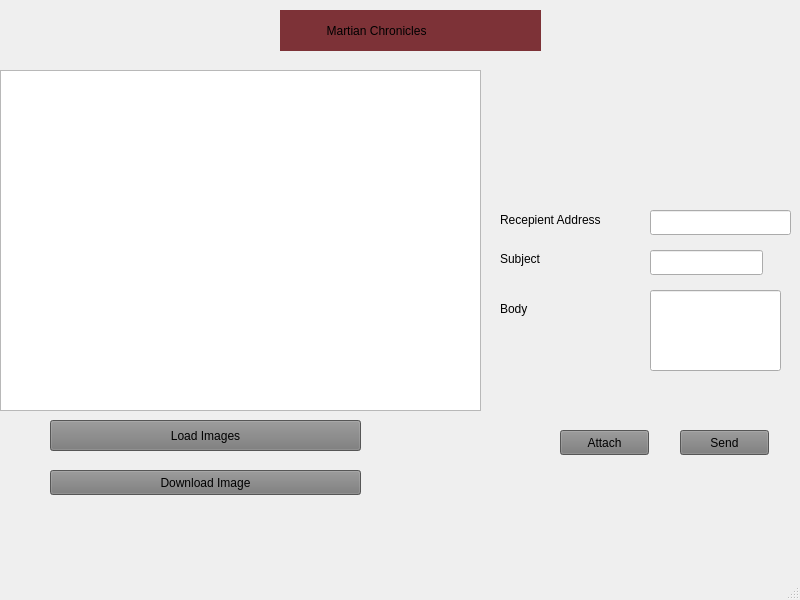
<?xml version="1.0" encoding="UTF-8"?>
<ui version="4.0">
 <class>MainWindow</class>
 <widget class="QMainWindow" name="MainWindow">
  <property name="geometry">
   <rect>
    <x>0</x>
    <y>0</y>
    <width>800</width>
    <height>600</height>
   </rect>
  </property>
  <property name="windowTitle">
   <string>MainWindow</string>
  </property>
  <property name="styleSheet">
   <string notr="true">QPushButton{
background-color:rgb(120,120,120);
}</string>
  </property>
  <widget class="QWidget" name="centralwidget">
   <widget class="QLabel" name="label">
    <property name="geometry">
     <rect>
      <x>280</x>
      <y>10</y>
      <width>261</width>
      <height>41</height>
     </rect>
    </property>
    <property name="styleSheet">
     <string notr="true">background-color:rgb(125,50,55);</string>
    </property>
    <property name="text">
     <string>              Martian Chronicles</string>
    </property>
   </widget>
   <widget class="QPushButton" name="pushButton">
    <property name="geometry">
     <rect>
      <x>50</x>
      <y>420</y>
      <width>311</width>
      <height>31</height>
     </rect>
    </property>
    <property name="text">
     <string>Load Images</string>
    </property>
   </widget>
   <widget class="QPushButton" name="pushButton_2">
    <property name="geometry">
     <rect>
      <x>50</x>
      <y>470</y>
      <width>311</width>
      <height>25</height>
     </rect>
    </property>
    <property name="text">
     <string>Download Image</string>
    </property>
   </widget>
   <widget class="QLineEdit" name="lineEdit">
    <property name="geometry">
     <rect>
      <x>650</x>
      <y>210</y>
      <width>141</width>
      <height>25</height>
     </rect>
    </property>
    <property name="styleSheet">
     <string notr="true">colour:black;</string>
    </property>
    <property name="text">
     <string/>
    </property>
   </widget>
   <widget class="QLabel" name="label_2">
    <property name="geometry">
     <rect>
      <x>500</x>
      <y>210</y>
      <width>141</width>
      <height>20</height>
     </rect>
    </property>
    <property name="text">
     <string>Recepient Address</string>
    </property>
   </widget>
   <widget class="QPushButton" name="pushButton_3">
    <property name="geometry">
     <rect>
      <x>680</x>
      <y>430</y>
      <width>89</width>
      <height>25</height>
     </rect>
    </property>
    <property name="text">
     <string>Send</string>
    </property>
   </widget>
   <widget class="QLabel" name="label_3">
    <property name="geometry">
     <rect>
      <x>500</x>
      <y>250</y>
      <width>67</width>
      <height>17</height>
     </rect>
    </property>
    <property name="text">
     <string>Subject</string>
    </property>
   </widget>
   <widget class="QListWidget" name="listWidget">
    <property name="geometry">
     <rect>
      <x>0</x>
      <y>70</y>
      <width>481</width>
      <height>341</height>
     </rect>
    </property>
   </widget>
   <widget class="QLabel" name="label_4">
    <property name="geometry">
     <rect>
      <x>20</x>
      <y>130</y>
      <width>431</width>
      <height>241</height>
     </rect>
    </property>
    <property name="text">
     <string/>
    </property>
   </widget>
   <widget class="QPushButton" name="pushButton_4">
    <property name="geometry">
     <rect>
      <x>560</x>
      <y>430</y>
      <width>89</width>
      <height>25</height>
     </rect>
    </property>
    <property name="text">
     <string>Attach</string>
    </property>
   </widget>
   <widget class="QLineEdit" name="lineEdit_2">
    <property name="geometry">
     <rect>
      <x>650</x>
      <y>250</y>
      <width>113</width>
      <height>25</height>
     </rect>
    </property>
   </widget>
   <widget class="QLabel" name="label_5">
    <property name="geometry">
     <rect>
      <x>500</x>
      <y>300</y>
      <width>67</width>
      <height>17</height>
     </rect>
    </property>
    <property name="text">
     <string>Body</string>
    </property>
   </widget>
   <widget class="QLineEdit" name="lineEdit_3">
    <property name="geometry">
     <rect>
      <x>650</x>
      <y>290</y>
      <width>131</width>
      <height>81</height>
     </rect>
    </property>
   </widget>
   <zorder>label_4</zorder>
   <zorder>label</zorder>
   <zorder>pushButton</zorder>
   <zorder>pushButton_2</zorder>
   <zorder>lineEdit</zorder>
   <zorder>label_2</zorder>
   <zorder>pushButton_3</zorder>
   <zorder>label_3</zorder>
   <zorder>listWidget</zorder>
   <zorder>pushButton_4</zorder>
   <zorder>lineEdit_2</zorder>
   <zorder>label_5</zorder>
   <zorder>lineEdit_3</zorder>
  </widget>
  <widget class="QMenuBar" name="menubar">
   <property name="geometry">
    <rect>
     <x>0</x>
     <y>0</y>
     <width>800</width>
     <height>22</height>
    </rect>
   </property>
  </widget>
  <widget class="QStatusBar" name="statusbar"/>
 </widget>
 <resources/>
 <connections/>
</ui>
